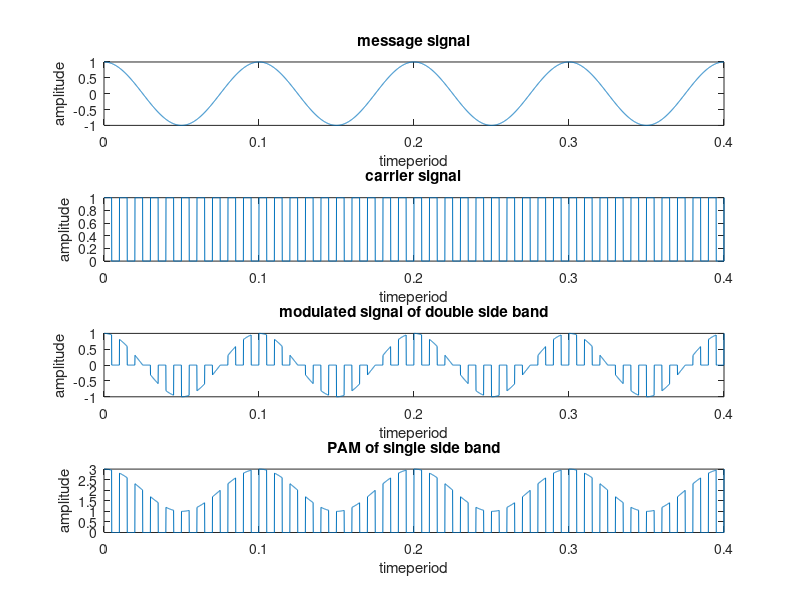

Reproduce this figure in MATLAB.
clc;
clear all;
close all;
fc=100;
fm=fc/10;
fs=100*fc;
t=0:1/fs:4/fm;
mt=cos(2*pi*fm*t);
ct=0.5*square(2*pi*fc*t)+0.5;
st=mt.*ct;
tt=[ ];
%single sided PAM
for i=1:length(st);
if st(i)==0;
tt =[tt,st(i)];
else
tt=[tt,st(i)+2];
end
end

figure(1)
subplot(4,1,1);
plot(t,mt);
title('message signal');
xlabel('timeperiod');
ylabel('amplitude');
subplot(4,1,2);
plot(t,ct);
title('carrier signal');
xlabel('timeperiod');
ylabel('amplitude');
subplot(4,1,3);
plot(t,st);
title('modulated signal of double side band');
xlabel('timeperiod');
ylabel('amplitude');
subplot(4,1,4);
plot(t,tt);
title('PAM of single side band');
xlabel('timeperiod');
ylabel('amplitude');
